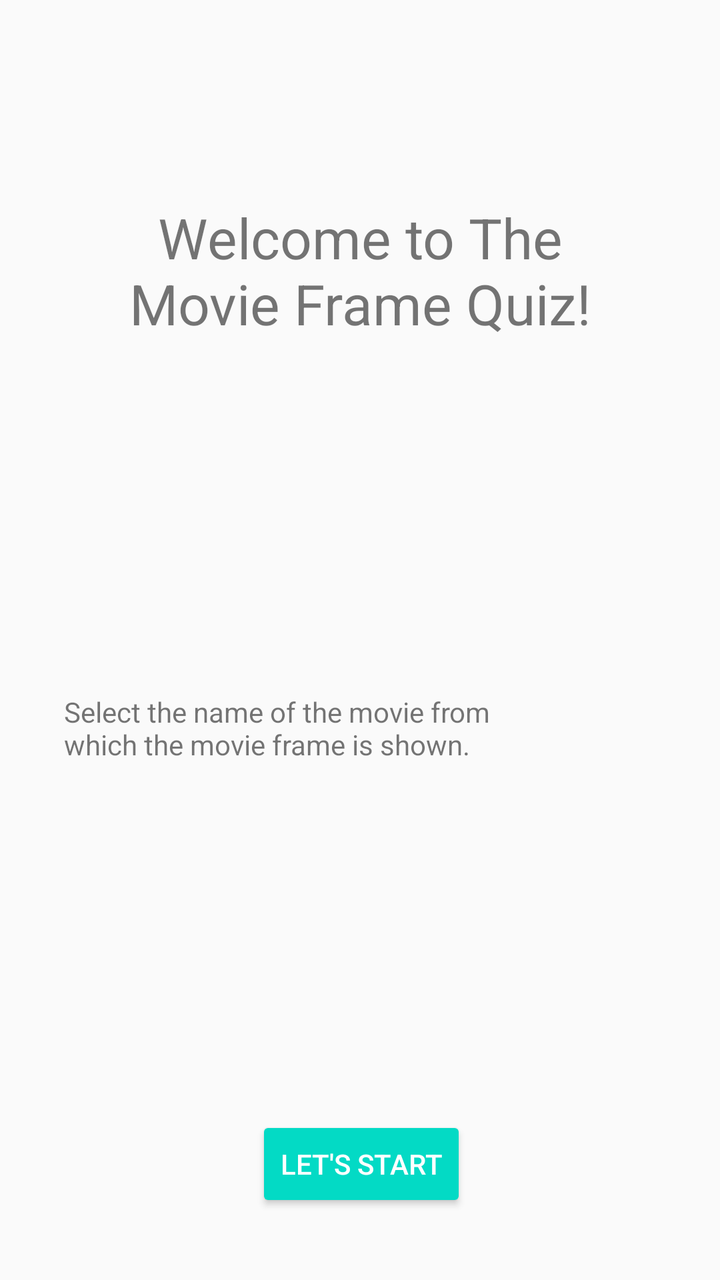
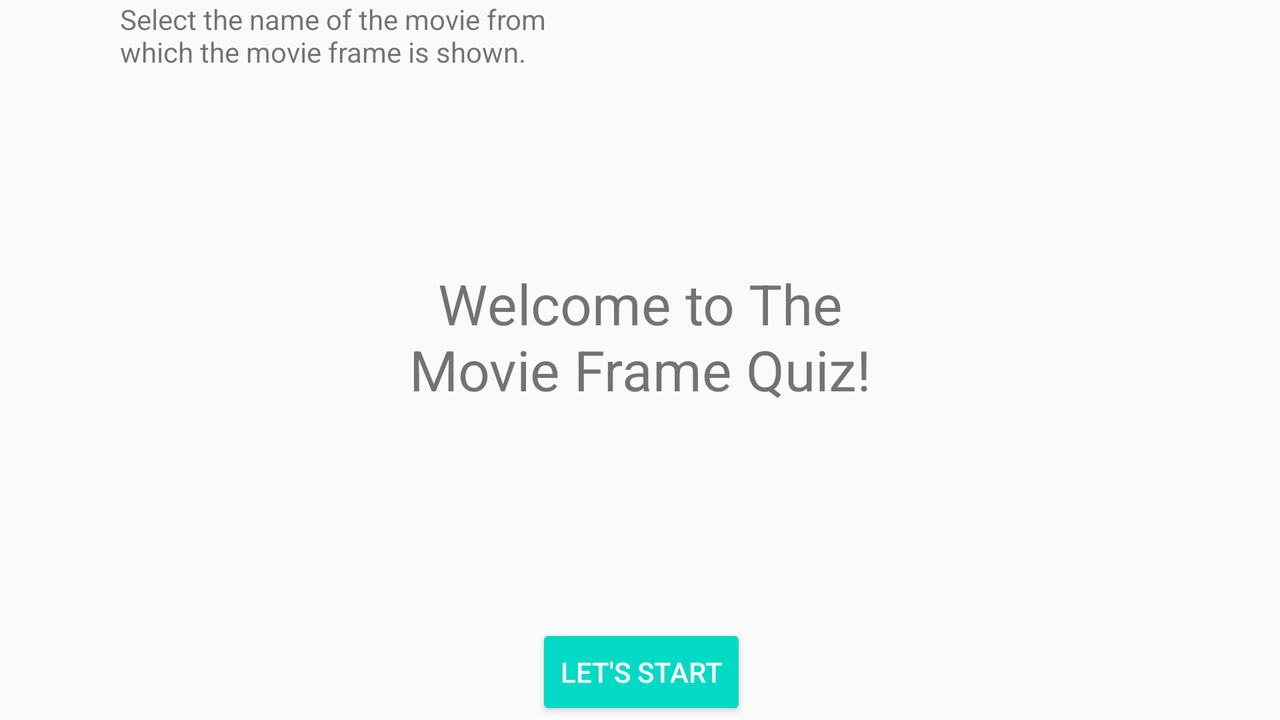

First picture: res/layout/ on a phone held upright. Second picture: the repository's own variant of that layout, on a device whose configuration matches the variant's folder. Source for both follows.
<!-- AndroidManifest.xml: application theme AppTheme -->
<!-- res/layout/activity_main.xml -->
<?xml version="1.0" encoding="utf-8"?>
<android.support.constraint.ConstraintLayout xmlns:android="http://schemas.android.com/apk/res/android"
    xmlns:app="http://schemas.android.com/apk/res-auto"
    xmlns:tools="http://schemas.android.com/tools"
    android:layout_width="match_parent"
    android:layout_height="match_parent"
    tools:context="com.example.prusp.quizappforudacity.MainActivity">


    <TextView
        android:id="@+id/textView"
        android:layout_width="250dp"
        android:layout_height="wrap_content"
        android:layout_marginEnd="36dp"
        android:layout_marginStart="36dp"
        android:layout_marginTop="100dp"
        android:gravity="center"
        android:text="@string/welcome_text"
        android:textSize="28sp"
        app:layout_constraintBottom_toTopOf="@+id/start_quiz_button"
        app:layout_constraintEnd_toEndOf="parent"
        app:layout_constraintStart_toStartOf="parent"
        app:layout_constraintTop_toTopOf="parent"
        app:layout_constraintVertical_bias="0.0" />

    <Button
        android:id="@+id/start_quiz_button"
        style="@style/Widget.AppCompat.Button.Colored"
        android:layout_width="wrap_content"
        android:layout_height="wrap_content"
        android:layout_marginBottom="34dp"
        android:layout_marginEnd="138dp"
        android:layout_marginStart="139dp"
        android:elevation="10dp"
        android:gravity="center_vertical|center_horizontal"
        android:onClick="startQuiz"
        android:text="@string/let_s_start"
        android:textColor="@android:color/white"
        app:layout_constraintBottom_toBottomOf="parent"
        app:layout_constraintEnd_toEndOf="parent"
        app:layout_constraintStart_toStartOf="parent"
        tools:layout_editor_absoluteX="139dp"
        tools:layout_editor_absoluteY="429dp" />

    <TextView
        android:id="@+id/textView2"
        android:layout_width="215dp"
        android:layout_height="92dp"
        android:layout_marginEnd="137dp"
        android:layout_marginStart="32dp"
        android:layout_marginTop="176dp"
        android:text="@string/quiz_description"
        android:textSize="14sp"
        app:layout_constraintEnd_toEndOf="parent"
        app:layout_constraintHorizontal_bias="0.0"
        app:layout_constraintStart_toStartOf="parent"
        app:layout_constraintTop_toBottomOf="@+id/textView" />
</android.support.constraint.ConstraintLayout>
<!-- resources referenced by this layout -->
<resources>
  <string name="let_s_start">LET\'S START</string>
  <string name="quiz_description">Select the name of the movie from which the movie frame is shown.</string>
  <string name="welcome_text">Welcome to     The Movie Frame Quiz!</string>
  <style name="AppTheme" parent="Theme.AppCompat.Light.DarkActionBar">
          
          <item name="colorPrimary">@color/colorPrimary</item>
          <item name="colorPrimaryDark">@color/colorPrimaryDark</item>
          <item name="colorAccent">@color/colorAccent</item>
      </style>
</resources>
<!-- res/layout-land/activity_main.xml (the repository's variant of the layout above) -->
<!-- drawn on the phone turned sideways -->
<?xml version="1.0" encoding="utf-8"?>
<android.support.constraint.ConstraintLayout xmlns:android="http://schemas.android.com/apk/res/android"
    xmlns:app="http://schemas.android.com/apk/res-auto"
    xmlns:tools="http://schemas.android.com/tools"
    android:layout_width="match_parent"
    android:layout_height="match_parent"
    tools:context="com.example.prusp.quizappforudacity.MainActivity">


    <TextView
        android:id="@+id/textView"
        android:layout_width="250dp"
        android:layout_height="wrap_content"
        android:layout_marginEnd="36dp"
        android:layout_marginStart="36dp"
        android:gravity="center"
        android:text="@string/welcome_text"
        android:textSize="28sp"
        app:layout_constraintBottom_toTopOf="@+id/start_quiz_button"
        app:layout_constraintEnd_toEndOf="parent"
        app:layout_constraintStart_toStartOf="parent"
        app:layout_constraintTop_toTopOf="parent"
        android:layout_marginTop="24dp" />

    <TextView
        android:id="@+id/textView2"
        android:layout_width="215dp"
        android:layout_height="92dp"
        android:text="@string/quiz_description"
        android:textSize="14sp"
        app:layout_constraintStart_toStartOf="parent"
        android:layout_marginStart="60dp"
        android:layout_marginEnd="32dp"
        app:layout_constraintEnd_toEndOf="parent"
        app:layout_constraintHorizontal_bias="0.0"
        tools:layout_editor_absoluteY="193dp" />

    <Button
        android:id="@+id/start_quiz_button"
        style="@style/Widget.AppCompat.Button.Colored"
        android:layout_width="wrap_content"
        android:layout_height="wrap_content"
        android:layout_marginEnd="138dp"
        android:layout_marginStart="139dp"
        android:elevation="10dp"
        android:gravity="center_vertical|center_horizontal"
        android:onClick="startQuiz"
        android:text="@string/let_s_start"
        android:textColor="@android:color/white"
        app:layout_constraintEnd_toEndOf="parent"
        app:layout_constraintStart_toStartOf="parent"
        tools:layout_editor_absoluteX="139dp"
        tools:layout_editor_absoluteY="229dp"
        app:layout_constraintBottom_toBottomOf="parent"
        android:layout_marginBottom="0dp" />

</android.support.constraint.ConstraintLayout>
